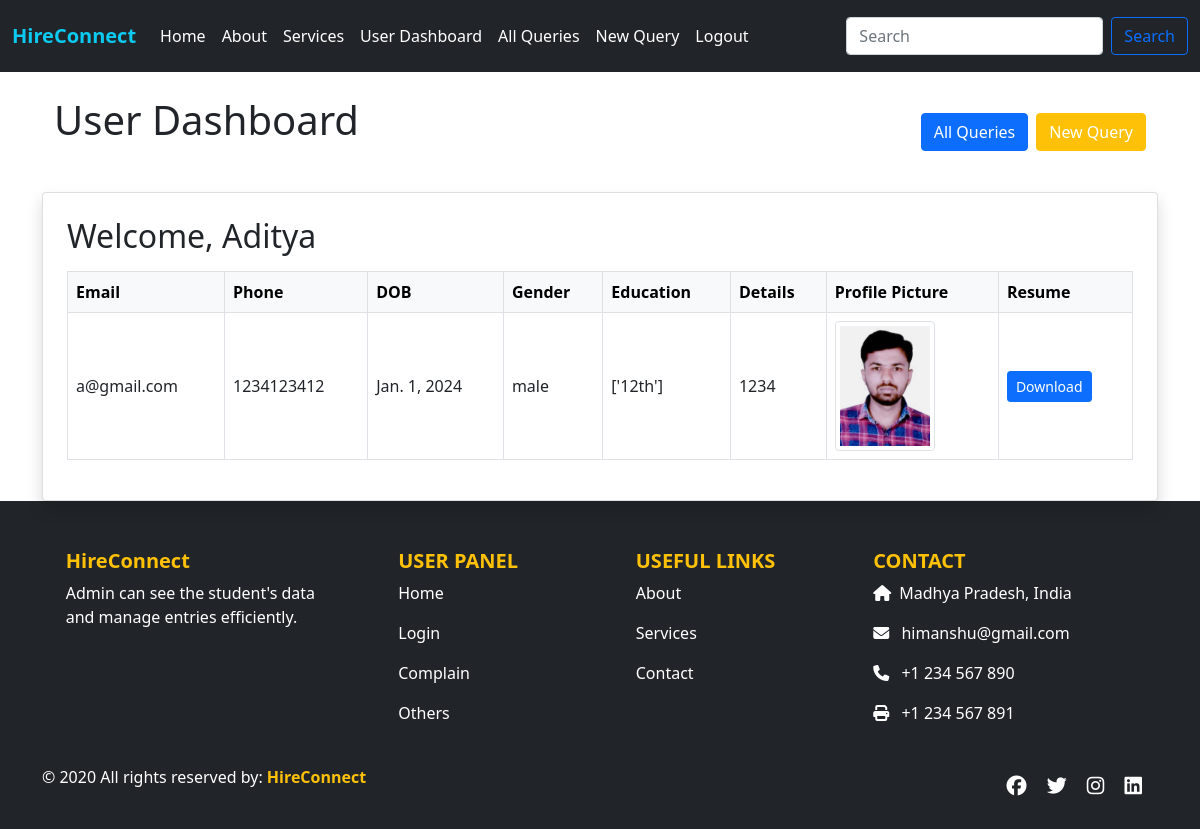
/user_dashboard1/3/, run on an earlier commit of the app's database.
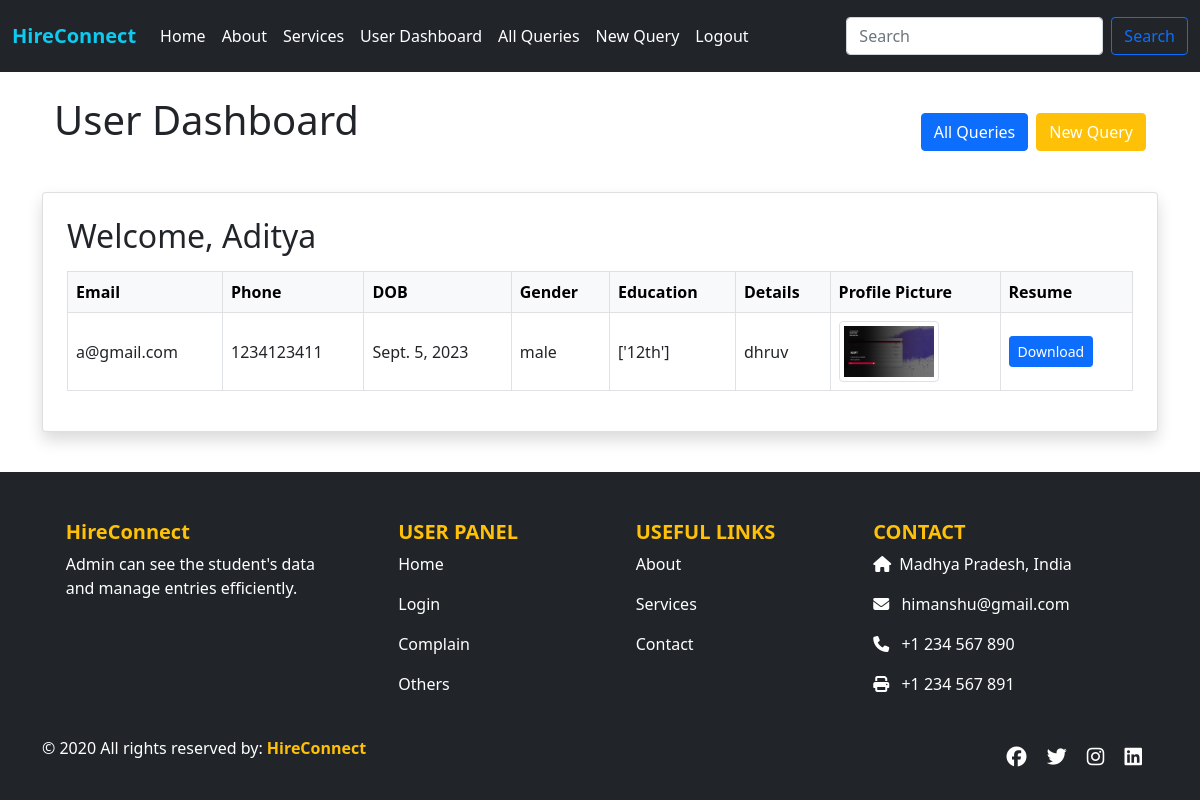
And on a later commit of the database.
### app/models.py (models this page shows, shortened)
class Users(models.Model):
    stuname = models.CharField(max_length=50)
    stuemail = models.EmailField()
    studetail = models.CharField(max_length=300)
    stuphone = models.BigIntegerField()
    studob = models.DateField(null=True, blank=True)
    stuedu = models.CharField(max_length=50, null=True, blank=True)
    stugender = models.CharField(max_length=50, null=True, blank=True)
    stuimage = models.ImageField(upload_to='images/', blank=True, null=True)
    sturesume = models.FileField(upload_to='files/', blank=True, null=True)
    stupass = models.CharField(max_length=50)

### app/views.py (the view)
# urls.py: path('user_dashboard1/<int:pk>/', views.user_dashboard1, name='user_dashboard1'),
def user_dashboard1(request, pk):
    user = Users.objects.get(id=pk)
    return render(request, 'user_dashboard.html', {'userdata': user})

### app/templates/user_dashboard.html (shortened to what this page needs)
{% extends "base.html" %}
{% load static %}
{% block css %}
<link rel="stylesheet" href="{% static 'css/style.css' %}">
{% endblock %}
{% block content %}
<div class="container mb-4">
  <div class="d-flex flex-wrap justify-content-between align-items-center gap-2">
  <h1 class="text-center mb-4">User Dashboard</h1>
    <div class="d-flex flex-wrap gap-2">
      <a href="{% url 'userallquery' pk=userdata.id %}" class="btn btn-primary">All Queries</a>
      <a href="{% url 'newquery' pk=userdata.id %}" class="btn btn-warning text-white">New Query</a>
    </div>
  </div>
</div>
  <div class="card shadow p-4">
    <h2 class="mb-3">Welcome, {{ userdata.stuname }}</h2>
    <div class="table-responsive">
      <table class="table table-bordered table-hover align-middle">
        <thead class="table-light">
          <tr>
            <th>Email</th>
            <th>Phone</th>
            <th>DOB</th>
            <th>Gender</th>
            <th>Education</th>
            <th>Details</th>
            {% if userdata.stuimage %}
              <th>Profile Picture</th>
            {% endif %}
            {% if userdata.sturesume %}
              <th>Resume</th>
            {% endif %}
          </tr>
        </thead>
        <tbody>
          <tr>
            <td>{{ userdata.stuemail }}</td>
            <td>{{ userdata.stuphone }}</td>
            <td>{{ userdata.studob }}</td>
            <td>{{ userdata.stugender }}</td>
            <td>{{ userdata.stuedu }}</td>
            <td>{{ userdata.studetail }}</td>
            {% if userdata.stuimage %}
              <td><img src="{{ userdata.stuimage.url }}" alt="Profile" class="img-thumbnail" style="max-width: 100px;"></td>
            {% endif %}
            {% if userdata.sturesume %}
              <td><a href="{{ userdata.sturesume.url }}" class="btn btn-primary btn-sm" target="_blank">Download</a></td>
            {% endif %}
          </tr>
        </tbody>
      </table>
    </div>
  </div>
</div>
{% endblock %}

What changed in the data, as far as the page shows it:
changed Users "Aditya": stuphone "1234123412" → "1234123411"; studob "Jan. 1, 2024" → "Sept. 5, 2023"; studetail "1234" → "dhruv"; stuimage: a different picture
